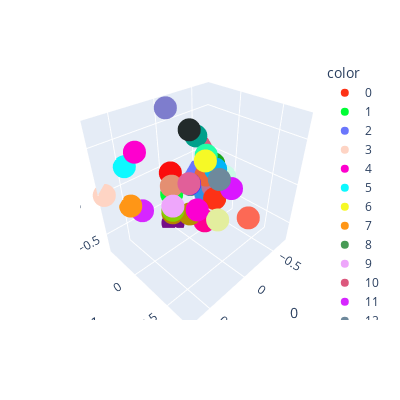

Notebook code for this chart:
### Markdown cell above
The simplex is a 4D structure, representing probability distributions over 5 hidden states, so we project down to 3D using PCA for visualization.

### Code cell
def run_visualization_pca(beliefs):
    pca = PCA(n_components=3)
    pca.fit(beliefs)

    return pca

def visualize_ground_truth_simplex_3d(beliefs, belief_labels, pca):

    beliefs_pca = pca.transform(beliefs)

    colors = px.colors.qualitative.Light24 + px.colors.qualitative.Dark24 + px.colors.qualitative.Plotly
    fig = px.scatter_3d(beliefs_pca, x=0, y=1, z=2,
                        color=[str(i) for i in belief_labels],
                        color_discrete_sequence=colors)
    fig.update_layout(width=400, height=400)
    fig.show()

vis_pca = run_visualization_pca(list(msp_belief_index.keys()))
index = list(msp_belief_index.values())
visualize_ground_truth_simplex_3d(list(msp_belief_index.keys()),
                                  list(msp_belief_index.values()),
                                  vis_pca)

### Figure 1 — Plotly figure (JSON) as saved in the notebook; plotly's stock layout.template omitted (floating-point values rounded to 4 significant figures)
{"data": [{"hovertemplate": "color=0<br>0=%{x}<br>1=%{y}<br>2=%{z}<extra></extra>", "legendgroup": "0", "marker": {"color": "#FD3216", "symbol": "circle"}, "mode": "markers", "name": "0", "scene": "scene", "showlegend": true, "type": "scatter3d", "x": [-0.1768], "y": [0.2009], "z": [-0.1768]}, {"hovertemplate": "color=1<br>0=%{x}<br>1=%{y}<br>2=%{z}<extra></extra>", "legendgroup": "1", "marker": {"color": "#00FE35", "symbol": "circle"}, "mode": "markers", "name": "1", "scene": "scene", "showlegend": true, "type": "scatter3d", "x": [0.2357], "y": [0.01605], "z": [-1.11e-16]}, {"hovertemplate": "color=2<br>0=%{x}<br>1=%{y}<br>2=%{z}<extra></extra>", "legendgroup": "2", "marker": {"color": "#6A76FC", "symbol": "circle"}, "mode": "markers", "name": "2", "scene": "scene", "showlegend": true, "type": "scatter3d", "x": [-0.4714], "y": [-0.3746], "z": [-0.2357]}, {"hovertemplate": "color=3<br>0=%{x}<br>1=%{y}<br>2=%{z}<extra></extra>", "legendgroup": "3", "marker": {"color": "#FED4C4", "symbol": "circle"}, "mode": "markers", "name": "3", "scene": "scene", "showlegend": true, "type": "scatter3d", "x": [0.7071], "y": [-0.4166], "z": [-3.777e-16]}, {"hovertemplate": "color=4<br>0=%{x}<br>1=%{y}<br>2=%{z}<extra></extra>", "legendgroup": "4", "marker": {"color": "#FE00CE", "symbol": "circle"}, "mode": "markers", "name": "4", "scene": "scene", "showlegend": true, "type": "scatter3d", "x": [0.3536], "y": [-0.3537], "z": [0.3536]}, {"hovertemplate": "color=5<br>0=%{x}<br>1=%{y}<br>2=%{z}<extra></extra>", "legendgroup": "5", "marker": {"color": "#0DF9FF", "symbol": "circle"}, "mode": "markers", "name": "5", "scene": "scene", "showlegend": true, "type": "scatter3d", "x": [0.4714], "y": [-0.3746], "z": [0.2357]}, {"hovertemplate": "color=6<br>0=%{x}<br>1=%{y}<br>2=%{z}<extra></extra>", "legendgroup": "6", "marker": {"color": "#F6F926", "symbol": "circle"}, "mode": "markers", "name": "6", "scene": "scene", "showlegend": true, "type": "scatter3d", "x": [-7.612e-17], "y": [0.2324], "z": [0.3536]}, {"hovertemplate": "color=7<br>0=%{x}<br>1=%{y}<br>2=%{z}<extra></extra>", "legendgroup": "7", "marker": {"color": "#FF9616", "symbol": "circle"}, "mode": "markers", "name": "7", "scene": "scene", "showlegend": true, "type": "scatter3d", "x": [0.4714], "y": [-0.3746], "z": [-0.2357]}, {"hovertemplate": "color=8<br>0=%{x}<br>1=%{y}<br>2=%{z}<extra></extra>", "legendgroup": "8", "marker": {"color": "#479B55", "symbol": "circle"}, "mode": "markers", "name": "8", "scene": "scene", "showlegend": true, "type": "scatter3d", "x": [-0.3536], "y": [-0.3537], "z": [-0.3536]}, {"hovertemplate": "color=9<br>0=%{x}<br>1=%{y}<br>2=%{z}<extra></extra>", "legendgroup": "9", "marker": {"color": "#EEA6FB", "symbol": "circle"}, "mode": "markers", "name": "9", "scene": "scene", "showlegend": true, "type": "scatter3d", "x": [0.3536], "y": [0.1694], "z": [-1.819e-16]}, {"hovertemplate": "color=10<br>0=%{x}<br>1=%{y}<br>2=%{z}<extra></extra>", "legendgroup": "10", "marker": {"color": "#DC587D", "symbol": "circle"}, "mode": "markers", "name": "10", "scene": "scene", "showlegend": true, "type": "scatter3d", "x": [-0.7071], "y": [-0.4166], "z": [3.186e-16]}, {"hovertemplate": "color=11<br>0=%{x}<br>1=%{y}<br>2=%{z}<extra></extra>", "legendgroup": "11", "marker": {"color": "#D626FF", "symbol": "circle"}, "mode": "markers", "name": "11", "scene": "scene", "showlegend": true, "type": "scatter3d", "x": [0.3536], "y": [-0.3537], "z": [-0.3536]}, {"hovertemplate": "color=12<br>0=%{x}<br>1=%{y}<br>2=%{z}<extra></extra>", "legendgroup": "12", "marker": {"color": "#6E899C", "symbol": "circle"}, "mode": "markers", "name": "12", "scene": "scene", "showlegend": true, "type": "scatter3d", "x": [-5.762e-17], "y": [0.4068], "z": [0.2357]}, {"hovertemplate": "color=13<br>0=%{x}<br>1=%{y}<br>2=%{z}<extra></extra>", "legendgroup": "13", "marker": {"color": "#00B5F7", "symbol": "circle"}, "mode": "markers", "name": "13", "scene": "scene", "showlegend": true, "type": "scatter3d", "x": [-0.1768], "y": [0.2009], "z": [0.1768]}, {"hovertemplate": "color=14<br>0=%{x}<br>1=%{y}<br>2=%{z}<extra></extra>", "legendgroup": "14", "marker": {"color": "#B68E00", "symbol": "circle"}, "mode": "markers", "name": "14", "scene": "scene", "showlegend": true, "type": "scatter3d", "x": [0.1768], "y": [0.2009], "z": [-0.1768]}, {"hovertemplate": "color=15<br>0=%{x}<br>1=%{y}<br>2=%{z}<extra></extra>", "legendgroup": "15", "marker": {"color": "#C9FBE5", "symbol": "circle"}, "mode": "markers", "name": "15", "scene": "scene", "showlegend": true, "type": "scatter3d", "x": [-0.3536], "y": [0.1694], "z": [1.662e-16]}, {"hovertemplate": "color=16<br>0=%{x}<br>1=%{y}<br>2=%{z}<extra></extra>", "legendgroup": "16", "marker": {"color": "#FF0092", "symbol": "circle"}, "mode": "markers", "name": "16", "scene": "scene", "showlegend": true, "type": "scatter3d", "x": [-4.925e-16], "y": [0.2324], "z": [-0.3536]}, {"hovertemplate": "color=17<br>0=%{x}<br>1=%{y}<br>2=%{z}<extra></extra>", "legendgroup": "17", "marker": {"color": "#22FFA7", "symbol": "circle"}, "mode": "markers", "name": "17", "scene": "scene", "showlegend": true, "type": "scatter3d", "x": [-0.2357], "y": [0.01605], "z": [0.2357]}, {"hovertemplate": "color=18<br>0=%{x}<br>1=%{y}<br>2=%{z}<extra></extra>", "legendgroup": "18", "marker": {"color": "#E3EE9E", "symbol": "circle"}, "mode": "markers", "name": "18", "scene": "scene", "showlegend": true, "type": "scatter3d", "x": [-3.352e-16], "y": [0.4068], "z": [-0.2357]}, {"hovertemplate": "color=19<br>0=%{x}<br>1=%{y}<br>2=%{z}<extra></extra>", "legendgroup": "19", "marker": {"color": "#86CE00", "symbol": "circle"}, "mode": "markers", "name": "19", "scene": "scene", "showlegend": true, "type": "scatter3d", "x": [0.2828], "y": [0.0774], "z": [-0.1414]}, {"hovertemplate": "color=20<br>0=%{x}<br>1=%{y}<br>2=%{z}<extra></extra>", "legendgroup": "20", "marker": {"color": "#BC7196", "symbol": "circle"}, "mode": "markers", "name": "20", "scene": "scene", "showlegend": true, "type": "scatter3d", "x": [-0.2828], "y": [0.0774], "z": [-0.1414]}, {"hovertemplate": "color=21<br>0=%{x}<br>1=%{y}<br>2=%{z}<extra></extra>", "legendgroup": "21", "marker": {"color": "#7E7DCD", "symbol": "circle"}, "mode": "markers", "name": "21", "scene": "scene", "showlegend": true, "type": "scatter3d", "x": [-1.316e-16], "y": [-0.2907], "z": [0.7071]}, {"hovertemplate": "color=22<br>0=%{x}<br>1=%{y}<br>2=%{z}<extra></extra>", "legendgroup": "22", "marker": {"color": "#FC6955", "symbol": "circle"}, "mode": "markers", "name": "22", "scene": "scene", "showlegend": true, "type": "scatter3d", "x": [-2.061e-17], "y": [0.7555], "z": [1.388e-17]}, {"hovertemplate": "color=23<br>0=%{x}<br>1=%{y}<br>2=%{z}<extra></extra>", "legendgroup": "23", "marker": {"color": "#E48F72", "symbol": "circle"}, "mode": "markers", "name": "23", "scene": "scene", "showlegend": true, "type": "scatter3d", "x": [0.2828], "y": [0.0774], "z": [0.1414]}, {"hovertemplate": "color=24<br>0=%{x}<br>1=%{y}<br>2=%{z}<extra></extra>", "legendgroup": "24", "marker": {"color": "#2E91E5", "symbol": "circle"}, "mode": "markers", "name": "24", "scene": "scene", "showlegend": true, "type": "scatter3d", "x": [-0.2357], "y": [0.01605], "z": [-0.2357]}, {"hovertemplate": "color=25<br>0=%{x}<br>1=%{y}<br>2=%{z}<extra></extra>", "legendgroup": "25", "marker": {"color": "#E15F99", "symbol": "circle"}, "mode": "markers", "name": "25", "scene": "scene", "showlegend": true, "type": "scatter3d", "x": [0.1768], "y": [0.2009], "z": [0.1768]}, {"hovertemplate": "color=26<br>0=%{x}<br>1=%{y}<br>2=%{z}<extra></extra>", "legendgroup": "26", "marker": {"color": "#1CA71C", "symbol": "circle"}, "mode": "markers", "name": "26", "scene": "scene", "showlegend": true, "type": "scatter3d", "x": [-0.2828], "y": [0.0774], "z": [0.1414]}, {"hovertemplate": "color=27<br>0=%{x}<br>1=%{y}<br>2=%{z}<extra></extra>", "legendgroup": "27", "marker": {"color": "#FB0D0D", "symbol": "circle"}, "mode": "markers", "name": "27", "scene": "scene", "showlegend": true, "type": "scatter3d", "x": [0.2357], "y": [0.01605], "z": [0.2357]}, {"hovertemplate": "color=28<br>0=%{x}<br>1=%{y}<br>2=%{z}<extra></extra>", "legendgroup": "28", "marker": {"color": "#DA16FF", "symbol": "circle"}, "mode": "markers", "name": "28", "scene": "scene", "showlegend": true, "type": "scatter3d", "x": [-0.2357], "y": [0.3648], "z": [1.155e-16]}, {"hovertemplate": "color=29<br>0=%{x}<br>1=%{y}<br>2=%{z}<extra></extra>", "legendgroup": "29", "marker": {"color": "#222A2A", "symbol": "circle"}, "mode": "markers", "name": "29", "scene": "scene", "showlegend": true, "type": "scatter3d", "x": [-0.3536], "y": [-0.3537], "z": [0.3536]}, {"hovertemplate": "color=30<br>0=%{x}<br>1=%{y}<br>2=%{z}<extra></extra>", "legendgroup": "30", "marker": {"color": "#B68100", "symbol": "circle"}, "mode": "markers", "name": "30", "scene": "scene", "showlegend": true, "type": "scatter3d", "x": [0.2357], "y": [0.01605], "z": [-0.2357]}, {"hovertemplate": "color=31<br>0=%{x}<br>1=%{y}<br>2=%{z}<extra></extra>", "legendgroup": "31", "marker": {"color": "#750D86", "symbol": "circle"}, "mode": "markers", "name": "31", "scene": "scene", "showlegend": true, "type": "scatter3d", "x": [-9.643e-16], "y": [-0.2907], "z": [-0.7071]}, {"hovertemplate": "color=32<br>0=%{x}<br>1=%{y}<br>2=%{z}<extra></extra>", "legendgroup": "32", "marker": {"color": "#EB663B", "symbol": "circle"}, "mode": "markers", "name": "32", "scene": "scene", "showlegend": true, "type": "scatter3d", "x": [-0.2357], "y": [0.01605], "z": [1.111e-16]}, {"hovertemplate": "color=33<br>0=%{x}<br>1=%{y}<br>2=%{z}<extra></extra>", "legendgroup": "33", "marker": {"color": "#511CFB", "symbol": "circle"}, "mode": "markers", "name": "33", "scene": "scene", "showlegend": true, "type": "scatter3d", "x": [-2.993e-17], "y": [0.01605], "z": [6.688e-20]}, {"hovertemplate": "color=34<br>0=%{x}<br>1=%{y}<br>2=%{z}<extra></extra>", "legendgroup": "34", "marker": {"color": "#00A08B", "symbol": "circle"}, "mode": "markers", "name": "34", "scene": "scene", "showlegend": true, "type": "scatter3d", "x": [-0.4714], "y": [-0.3746], "z": [0.2357]}, {"hovertemplate": "color=35<br>0=%{x}<br>1=%{y}<br>2=%{z}<extra></extra>", "legendgroup": "35", "marker": {"color": "#FB00D1", "symbol": "circle"}, "mode": "markers", "name": "35", "scene": "scene", "showlegend": true, "type": "scatter3d", "x": [0.2357], "y": [0.3648], "z": [-1.166e-16]}], "layout": {"height": 400, "legend": {"title": {"text": "color"}, "tracegroupgap": 0}, "margin": {"t": 60}, "scene": {"domain": {"x": [0, 1], "y": [0, 1]}, "xaxis": {"title": {"text": "0"}}, "yaxis": {"title": {"text": "1"}}, "zaxis": {"title": {"text": "2"}}}, "width": 400}}
